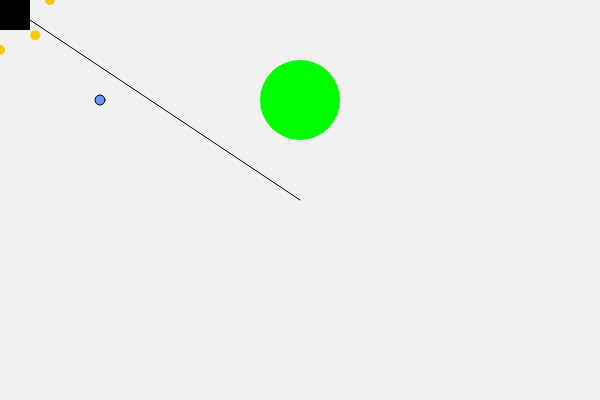
Frame 1 (no input)
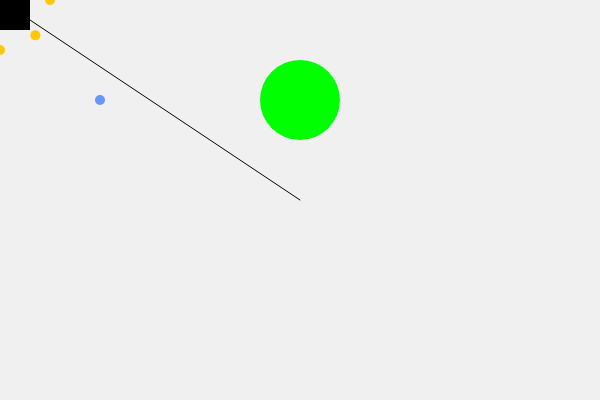
Frame 60 (no input)
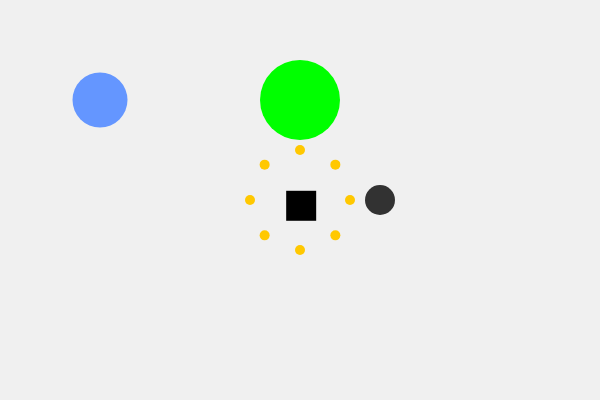
Frame 120 (the mouse pressed at the canvas centre since frame 60)

The p5.js sketch that drew these frames (run headless with seeded random() and noise() and a simulated clock; from frame 60 on, the mouse is pressed at the canvas centre):

// p5.js sketch
// ── sketch.js
let posiciones = [];
let retraso = {x: 0, y: 0};

function setup() {
  createCanvas(600, 400);
}

function draw() {
  background(240);

  // Tamanio del circulo segun movimiento vertical
  let tam = map(mouseY, 0, height, 10, 100);
  fill(100, 150, 255);
  circle(100, 100, tam);

  // Linea desde el centro al mouse
  stroke(0);
  line(width/2, height/2, mouseX, mouseY);

  // Cambiar color si el mouse esta dentro de un circulo
  let d = dist(mouseX, mouseY, 300, 100);
  if (d < 40) {
    fill(255, 0, 0);
  } else {
    fill(0, 255, 0);
  }
  noStroke();
  circle(300, 100, 80);

  // Cuadrado con retraso
  retraso.x += (mouseX - retraso.x) * 0.05;
  retraso.y += (mouseY - retraso.y) * 0.05;
  fill(0);
  rect(retraso.x, retraso.y, 30, 30);

  // Estrellas alrededor del mouse
  fill(255, 200, 0);
  for (let i = 0; i < 8; i++) {
    let ang = TWO_PI / 8 * i;
    let x = mouseX + cos(ang) * 50;
    let y = mouseY + sin(ang) * 50;
    circle(x, y, 10);
  }

  // Efecto de repulsion
  for (let i = 0; i < posiciones.length; i++) {
    let px = posiciones[i].x;
    let py = posiciones[i].y;

    let d = dist(mouseX, mouseY, px, py);

    if (d < 80) {
      let ang = atan2(py - mouseY, px - mouseX);
      px += cos(ang) * 2;
      py += sin(ang) * 2;
    }

    fill(50);
    circle(px, py, 30);

    // actualizar posicion
    posiciones[i].x = px;
    posiciones[i].y = py;
  }
}

function mousePressed(){
  posiciones.push({x: mouseX, y: mouseY})
}
